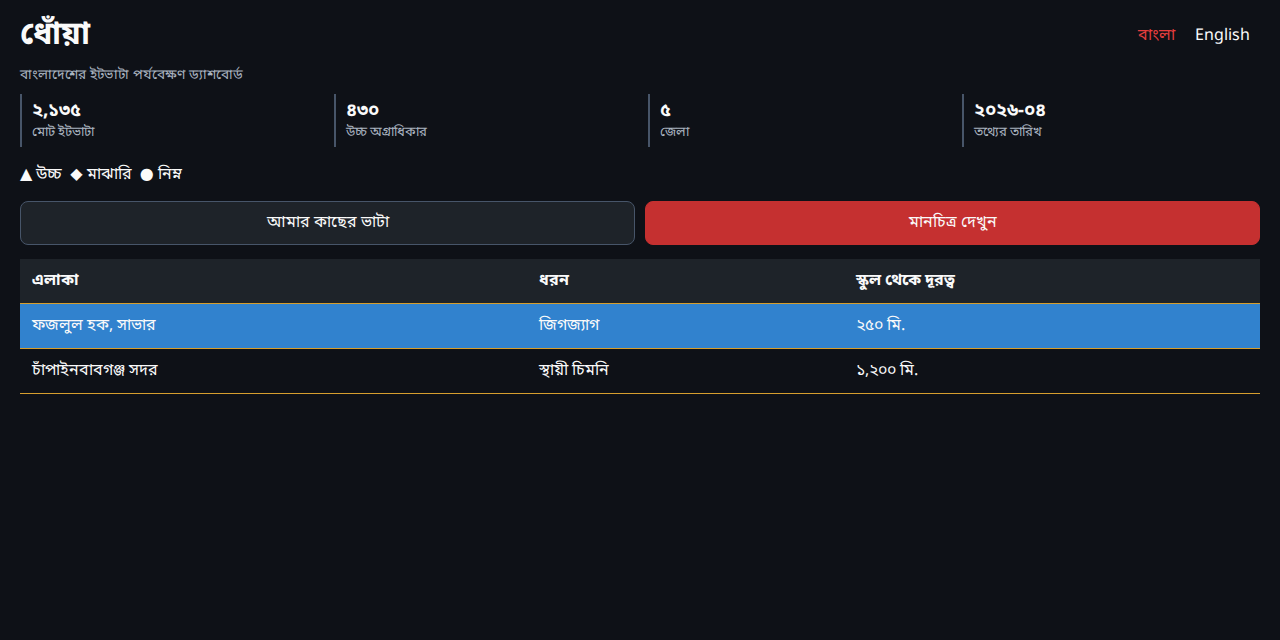
#> input picture dhoa_claude_source/docs/screens/p1/before_bn_1280.png, 1280 x 640 px; its folder holds 4 pictures in this run
$ python calibrate_preprocessing.py ../docs/screens/p1 ../docs/screens/p1
#> lines starting #> are read from the running program, lines starting #| are printed output that depends on the picture
"""Compare paired exported and training SentinelKilnDB PNG chips.

Input schema: two directories of RGB PNGs with identical ``lat_lon.png``
filenames. Output: per-pair/channel training-minus-exported mean, standard deviation, and
percentile differences, plus a non-applied scalar adjustment suggestion.
"""

from __future__ import annotations

import argparse
from pathlib import Path

import numpy as np
from PIL import Image

CHANNELS = ("R", "G", "B")


def compare_chip(exported_path: Path, training_path: Path) -> dict[str, object]:
    """Compute channel distribution differences and a ratio from a paired chip."""
    exported = np.asarray(Image.open(exported_path).convert("RGB"), dtype=np.float64)
    training = np.asarray(Image.open(training_path).convert("RGB"), dtype=np.float64)
    if exported.shape != training.shape:
        raise ValueError(f"Chip shape mismatch: {exported_path.name}: {exported.shape} vs {training.shape}")
    result: dict[str, object] = {"filename": exported_path.name}
    ratios: list[float] = []
    for index, channel in enumerate(CHANNELS):
        export_values = exported[..., index].ravel()
        train_values = training[..., index].ravel()
        for label, percentile in (("mean", None), ("p1", 1), ("p50", 50), ("p99", 99)):
            export_stat = export_values.mean() if percentile is None else np.percentile(export_values, percentile)
            train_stat = train_values.mean() if percentile is None else np.percentile(train_values, percentile)
            result[f"{channel}_{label}_difference"] = float(train_stat - export_stat)
        result[f"{channel}_std_difference"] = float(
            train_values.std() - export_values.std()
        )
        nonzero = train_values > 0
        if nonzero.any():
            ratios.extend((export_values[nonzero] / train_values[nonzero]).tolist())
#> after the loop, ratios = 2457600 items; result = 16 items
    result["suggested_divisor"] = float(np.median(ratios)) if ratios else float("nan")
    return result


def calibrate(exported_dir: Path, training_dir: Path) -> list[dict[str, object]]:
    """Compare same-named PNGs and print per-chip plus aggregate diagnostics."""
    exported = {path.name: path for path in exported_dir.glob("*.png")}
    training = {path.name: path for path in training_dir.glob("*.png")}
    common = sorted(exported.keys() & training.keys())
    if not common:
        raise ValueError("No matching lat_lon.png filenames found in the two directories")
    rows = [compare_chip(exported[name], training[name]) for name in common]
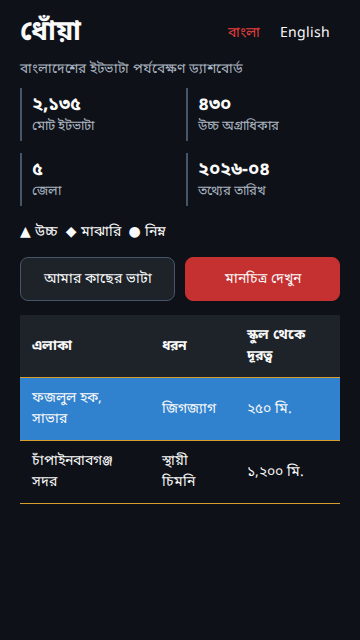
#> input picture dhoa_claude_source/docs/screens/p1/before_bn_360.png, 360 x 640 px
#> after the loop in compare_chip (call 2), `for index, channel in enumerate(CHANNELS):`: ratios = 691200 items
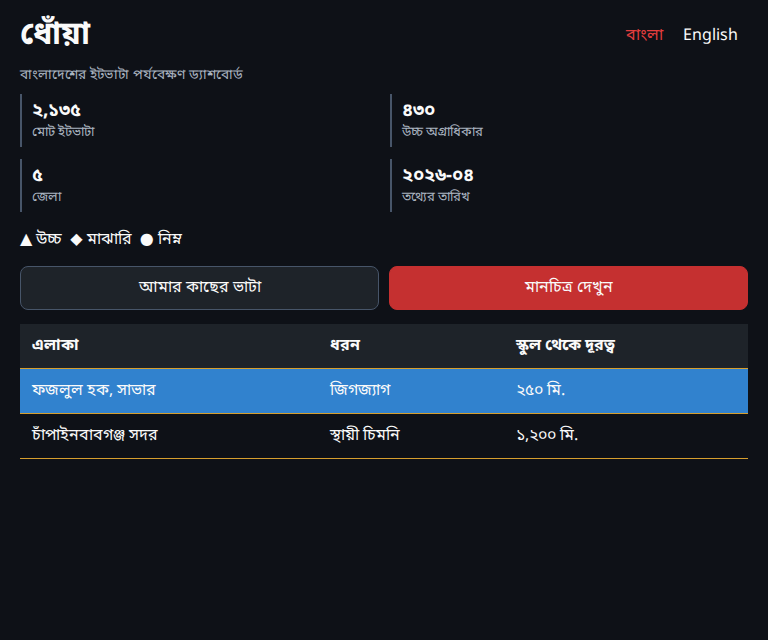
#> input picture dhoa_claude_source/docs/screens/p1/before_bn_768.png, 768 x 640 px
#> after the loop in compare_chip (call 3), `for index, channel in enumerate(CHANNELS):`: ratios = 1474560 items
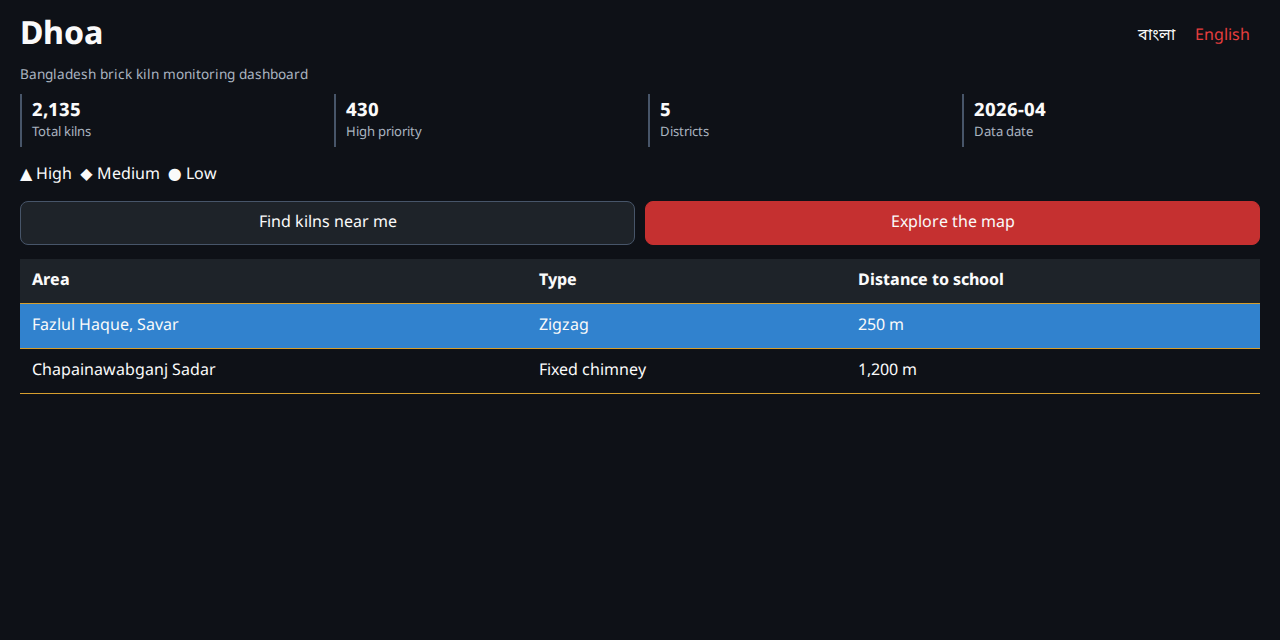
#> input picture dhoa_claude_source/docs/screens/p1/before_en_1280.png, 1280 x 640 px
#> after the loop in compare_chip (call 4), `for index, channel in enumerate(CHANNELS):`: ratios = 2457600 items
#> rows = 4 items
    for row in rows:
        print(row)
#> this loop made 4 passes
#> (printed output is left out)
    print(f"Matched chips: {len(rows)}; unmatched exported: {len(exported.keys() - training.keys())}; "
          f"unmatched training: {len(training.keys() - exported.keys())}")
#| Matched chips: 4; unmatched exported: 0; unmatched training: 0
    ratios = [float(row["suggested_divisor"]) for row in rows if np.isfinite(row["suggested_divisor"])]
#> ratios = [1, 1, 1, 1]
    print(f"Measured scalar divisor suggestion (exported / training): {np.median(ratios) if ratios else float('nan')}")
#| Measured scalar divisor suggestion (exported / training): 1.0
    return rows


def main() -> None:
    """Parse directories and run PNG calibration."""
    parser = argparse.ArgumentParser(description=__doc__)
    parser.add_argument("exported_dir", type=Path)
    parser.add_argument("training_dir", type=Path)
    args = parser.parse_args()
    calibrate(args.exported_dir, args.training_dir)


if __name__ == "__main__":
    main()
